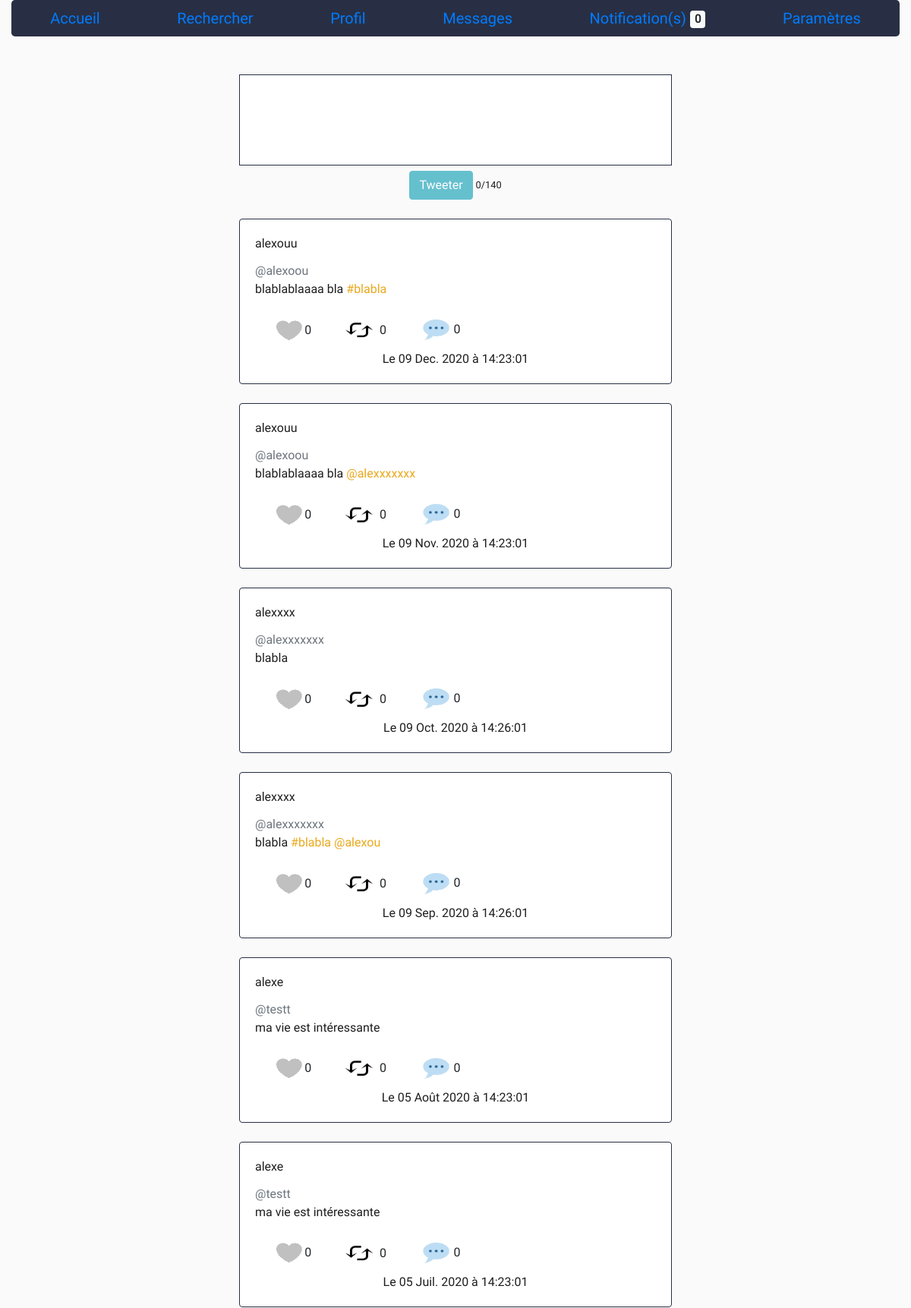
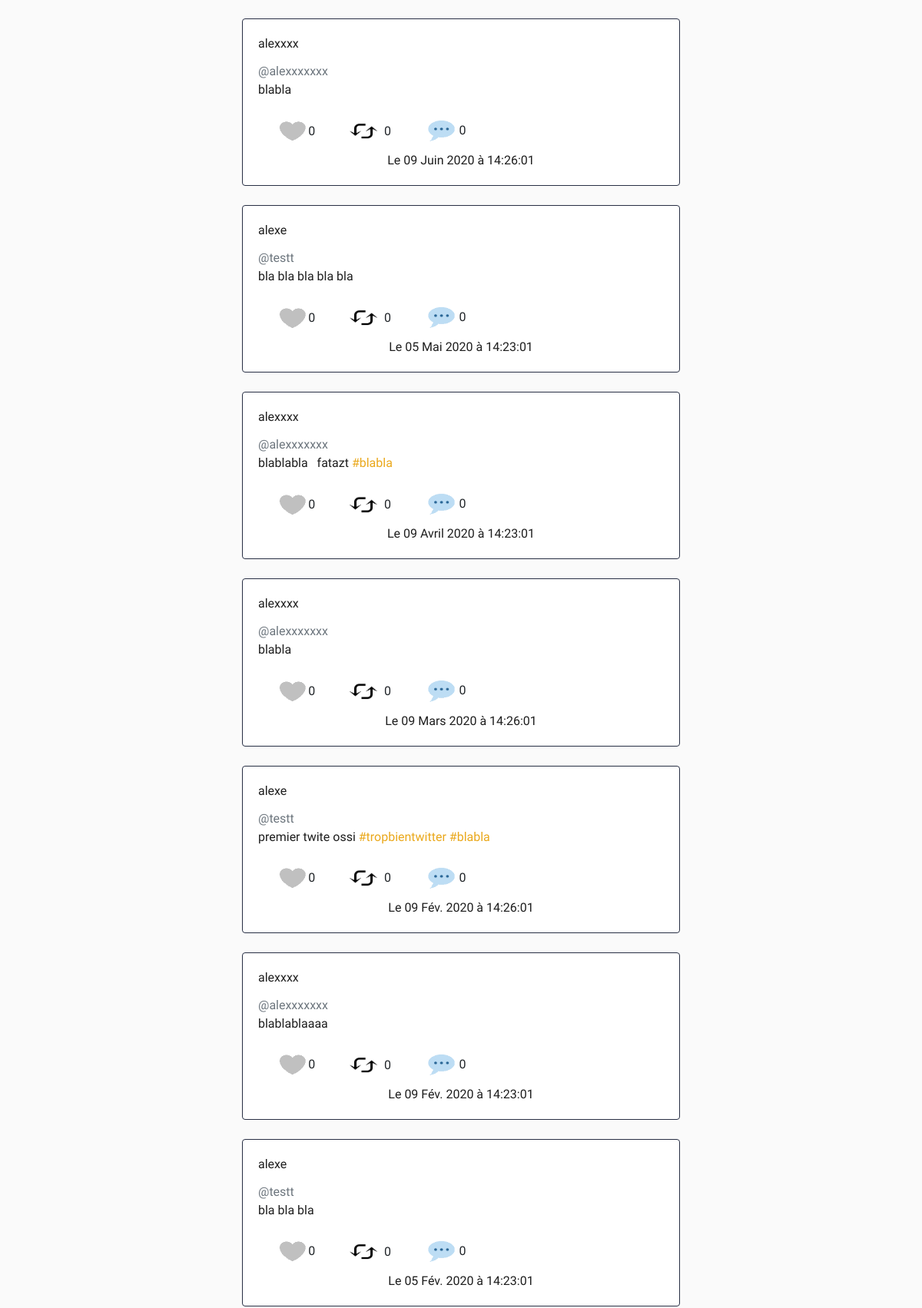
The page /view/accueil.php (signed in, upper part) on the database its author committed (2 pictures, top to bottom).
### tables this page shows
CREATE TABLE `tweets` (
  `id_tweet` int(11) NOT NULL,
  `id_user` int(11) NOT NULL,
  `message` varchar(140) NOT NULL,
  `date_sent` datetime NOT NULL,
  `fav_counter` int(11) NOT NULL,
  `rt_counter` int(11) NOT NULL,
  `comm_counter` int(11) NOT NULL
);

CREATE TABLE `members` (
  `id` int(11) NOT NULL,
  `mail` varchar(255) NOT NULL,
  `fullname` varchar(50) NOT NULL,
  `username` varchar(255) NOT NULL,
  `passw` varchar(300) NOT NULL,
  `date_inscription` datetime NOT NULL DEFAULT CURRENT_TIMESTAMP,
  `date_naissance` date DEFAULT NULL,
  `etat_compte` enum('0','1','2','3') NOT NULL,
  `avatar` varchar(1000) DEFAULT NULL,
  `banner` varchar(1000) DEFAULT NULL,
  `pays` varchar(255) DEFAULT NULL,
  `ville` varchar(255) DEFAULT NULL,
  `biography` varchar(160) DEFAULT NULL,
  `genre` varchar(255) DEFAULT NULL,
  `tel` varchar(255) DEFAULT NULL,
  `site_web` varchar(255) DEFAULT NULL,
  `light_mode` enum('on','off') NOT NULL
);

### model/tweetManager.php (called while the page is built, shortened)
<?php
class TweetManager extends ConnectionBDD
{
    public function getAllTweet($id_user)
    {
        $request = "SELECT * FROM follow WHERE id_follower = :id_user";
        try {
            $connexion = $this->conn();
            $getFollowing = $connexion->prepare($request);
            $getFollowing->bindParam(':id_user', $id_user, PDO::PARAM_INT);
            $getFollowing->execute();
            $following = $getFollowing->fetchAll();
        } catch (PDOException $e) {
            echo $e->getMessage();
            return false;
        }
        $request = 'SELECT *, rt.date_fav AS "date_rt" FROM tweets
                    left join rt on tweets.id_tweet = rt.id_tweet
                    inner join members on tweets.id_user = members.id
                    where rt.id_user = 17 OR ';
        $count = 1;
        foreach ($following as $key => $value) {
            if (sizeof($following) === $count) {
                $request .= "tweets.id_user = ? ORDER BY date_sent DESC;";
            } else {
                $request .= "tweets.id_user = ? OR ";
            }
            $count++;
        }
        $count = 1;
        try {
            $connexion = $this->conn();
            $getAllTweet = $connexion->prepare($request);
            foreach ($following as $key => $value) {
                $getAllTweet->bindParam($count, $value["id_following"], PDO::PARAM_STR);
                $count++;
            }
            $getAllTweet->execute();
            $tweets = $getAllTweet->fetchAll();
        } catch (PDOException $e) {
            echo $e->getMessage();
            return false;
        }
        return $tweets;
    }
}

### view/accueil.php (the view, shortened to what this page needs)
<?php
require_once("header.php");
require_once("../model/tweetManager.php");
require_once("../controller/globalFunctions.php");
$tweetManager = new TweetManager;
$functions = new GlobalFunctions;
$tweets = $tweetManager->getAllTweet($_SESSION["user-id"]);
?>
<div class="row">
    <div class="col-md-3">
    </div>
    <div class="col-md-6">
        <form action="../controller/globalControl.php" method="POST" id="tweet-area">
            <textarea name="tweet" id="write-tweet-container"></textarea>
            <input type="submit" id="submit-tweet" name="submit-tweet" value="Tweeter" class="btn btn-info" disabled />
            <small id="char-count">0/140</small>
        </form>
        <?php
        if (!empty($tweets)) {
            foreach ($tweets as $key => $tweet) {
                $postTime = $functions->getPostTime($tweet["date_sent"]);
                $message = $functions->convertHashtag($tweet["message"]);
                $message = $functions->convertUsernameTags($message);
        ?>
                <div class="card tweet-card">
                    <div class="card-body">
                        <p class="card-title"><?php echo $tweet["fullname"]; ?></p>
                        <a class="card-subtitle mb-2 text-muted" href="<?php echo 'profile_view.php?id=' . $tweet["username"] ?>">@<?php echo $tweet["username"]; ?></a>
                        <p class="card-text tweet-message"><?php echo $message; ?></p>
                        <div class="btn-group" role="group">
                            <button type="button" class="btn" id="button-like"><img src="../webroot/images/like.PNG" /><?php echo $tweet["fav_counter"]; ?></button>
                            <button type="button" class="btn" id="button-rt">
                                <?php if ($tweet["date_rt"] !== null) { ?>
                                    <img src="../webroot/images/rted.PNG" />
                                <?php } else { ?>
                                    <img src="../webroot/images/rt.PNG" />
                                <?php } ?>
                                <?php echo $tweet["rt_counter"]; ?></button>
                            <button type="button" class="btn" id="button-comm"><img src="../webroot/images/comm_tweet.png" /><?php echo $tweet["comm_counter"]; ?></button>
                        </div>
                        <p class="card-text post-time"><?php echo $postTime; ?></p>
                    </div>
                </div>
            <?php
            }
        } else {
            ?>
            <div class="alert alert-info" id="no-tweet">Aucuns tweets à afficher.</div>
        <?php
        }
        ?>
    </div>
    <div class="col-md-3">
    </div>
</div>
</main>
</body>
</html>

### controller/globalFunctions.php (shortened to what this page needs)
<?php
class GlobalFunctions
{
    public function getPostTime($date)
    {
        $date = new DateTime($date);
        switch ($date->format("M")) {
            case "Jan":
                $month = "Janv.";
                break;
            case "Feb":
                $month = "Fév.";
                break;
            case "Mar":
                $month = "Mars";
                break;
            case "Apr":
                $month = "Avril";
                break;
            case "May":
                $month = "Mai";
                break;
            case "Jun":
                $month = "Juin";
                break;
            case "Jul":
                $month = "Juil.";
                break;
            case "Aug":
                $month = "Août";
                break;
            case "Sep":
                $month = "Sep.";
                break;
            case "Oct":
                $month = "Oct.";
                break;
            case "Nov":
                $month = "Nov.";
                break;
            case "Dec":
                $month = "Dec.";
                break;
        }
        $postTime = "Le " . $date->format("d") . " " . $month . " " . $date->format("Y") . " à " . $date->format("H") . ":" . $date->format("i") . ":" . $date->format("s");
        return $postTime;
    }
    public function convertHashtag($message)
    {
        preg_match_all('/(#){1}(\S)+/', $message, $allTags);
        $allTags = $allTags[0];
        foreach ($allTags as $key => $tag) {
            $tagValue = str_replace("#", "", $tag);
            $message = str_replace($tag, "<a href='search.php?search=%23$tagValue'>$tag</a>", $message);
        }
        return $message;
    }
    public function convertUsernameTags($message)
    {
        preg_match_all('/(@){1}(\S)+/', $message, $allUserTags);
        $allUserTags = $allUserTags[0];
        foreach ($allUserTags as $key => $tag) {
            $username = str_replace("@", "", $tag);
            $message = str_replace($tag, "<a href='profile_view.php?id=$username'>$tag</a>", $message);
        }
        return $message;
    }
}

### webroot/CSS/header.css (style rules this page uses)
* { font-family: "Roboto"; box-sizing: border-box; }
.tweet-card { margin: 25px 0px; border: solid 1px #282f44; }
.tweet-message a { color: #eaa81b; }
.tweet-card img { width: 60%; }
.post-time { text-align: center; }

### webroot/CSS/accueil.css (style rules this page uses)
#tweet-area { text-align: center; }
#write-tweet-container { width: 100%; height: 15vh; border: solid 1px #282f44; padding: 15px; resize: none; }

### webroot/CSS/light.css (style rules this page uses)
body { background-color: rgb(250, 250, 250); color: #1E1E1E; }

### rows shown on the page
tweets: id_user.fullname "alexouu", id_user.username "alexoou", message "blablablaaaa bla #blabla", fav_counter "0", rt_counter "0", comm_counter "0", date_sent "Le 09 Dec. 2020 à 14:23:01"
tweets: id_user.fullname "alexouu", id_user.username "alexoou", message "blablablaaaa bla @alexxxxxxx", fav_counter "0", rt_counter "0", comm_counter "0", date_sent "Le 09 Nov. 2020 à 14:23:01"
tweets: id_user.fullname "alexxxx", id_user.username "alexxxxxxx", message "blabla", fav_counter "0", rt_counter "0", comm_counter "0", date_sent "Le 09 Oct. 2020 à 14:26:01"
tweets: id_user.fullname "alexxxx", id_user.username "alexxxxxxx", message "blabla #blabla", message "@alexou", fav_counter "0", rt_counter "0", comm_counter "0", date_sent "Le 09 Sep. 2020 à 14:26:01"
tweets: id_user.fullname "alexe", id_user.username "testt", message "ma vie est intéressante", fav_counter "0", rt_counter "0", comm_counter "0", date_sent "Le 05 Août 2020 à 14:23:01"
tweets: id_user.fullname "alexe", id_user.username "testt", message "ma vie est intéressante", fav_counter "0", rt_counter "0", comm_counter "0", date_sent "Le 05 Juil. 2020 à 14:23:01"
tweets: id_user.fullname "alexxxx", id_user.username "alexxxxxxx", message "blabla", fav_counter "0", rt_counter "0", comm_counter "0", date_sent "Le 09 Juin 2020 à 14:26:01"
tweets: id_user.fullname "alexe", id_user.username "testt", message "bla bla bla bla bla", fav_counter "0", rt_counter "0", comm_counter "0", date_sent "Le 05 Mai 2020 à 14:23:01"
tweets: id_user.fullname "alexxxx", id_user.username "alexxxxxxx", message "blablabla fatazt #blabla", fav_counter "0", rt_counter "0", comm_counter "0", date_sent "Le 09 Avril 2020 à 14:23:01"
tweets: id_user.fullname "alexxxx", id_user.username "alexxxxxxx", message "blabla", fav_counter "0", rt_counter "0", comm_counter "0", date_sent "Le 09 Mars 2020 à 14:26:01"
tweets: id_user.fullname "alexe", id_user.username "testt", message "premier twite ossi #tropbientwitter #blabla", fav_counter "0", rt_counter "0", comm_counter "0", date_sent "Le 09 Fév. 2020 à 14:26:01"
tweets: id_user.fullname "alexxxx", id_user.username "alexxxxxxx", message "blablablaaaa", fav_counter "0", rt_counter "0", comm_counter "0", date_sent "Le 09 Fév. 2020 à 14:23:01"
tweets: id_user.fullname "alexe", id_user.username "testt", message "bla bla bla", fav_counter "0", rt_counter "0", comm_counter "0", date_sent "Le 05 Fév. 2020 à 14:23:01"

### other values the page prints
$_SESSION["count_notif"] "0"
